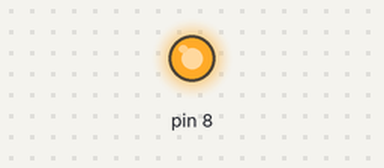
The sketch below on a simulated Arduino Uno, built with avr-gcc and run on an emulated ATmega328P. Parts: output pins drawn as LEDs (lit = HIGH).

Above: at 0.1 s.
At 5.1 s:
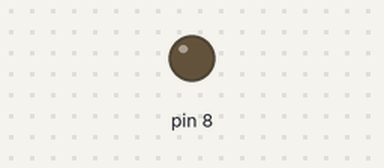
Timing chart, 0 to 6.6 s (numbered marks = the images above):
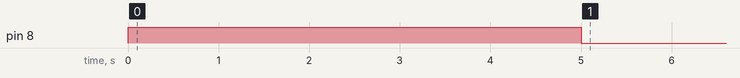

Measured:
- by itself, pin 8: LOW → HIGH at 0.00 s, → LOW 5.0 s later

The sketch:

blink.ino
```cpp
void setup(){
pinMode(8,OUTPUT);
  // put your setup code here, to run once:

}

void loop() {
  digitalWrite(8,HIGH);
  delay(5000);
  digitalWrite(8,LOW);
  delay(150000);
  // put your main code here, to run repeatedly:

}
```
